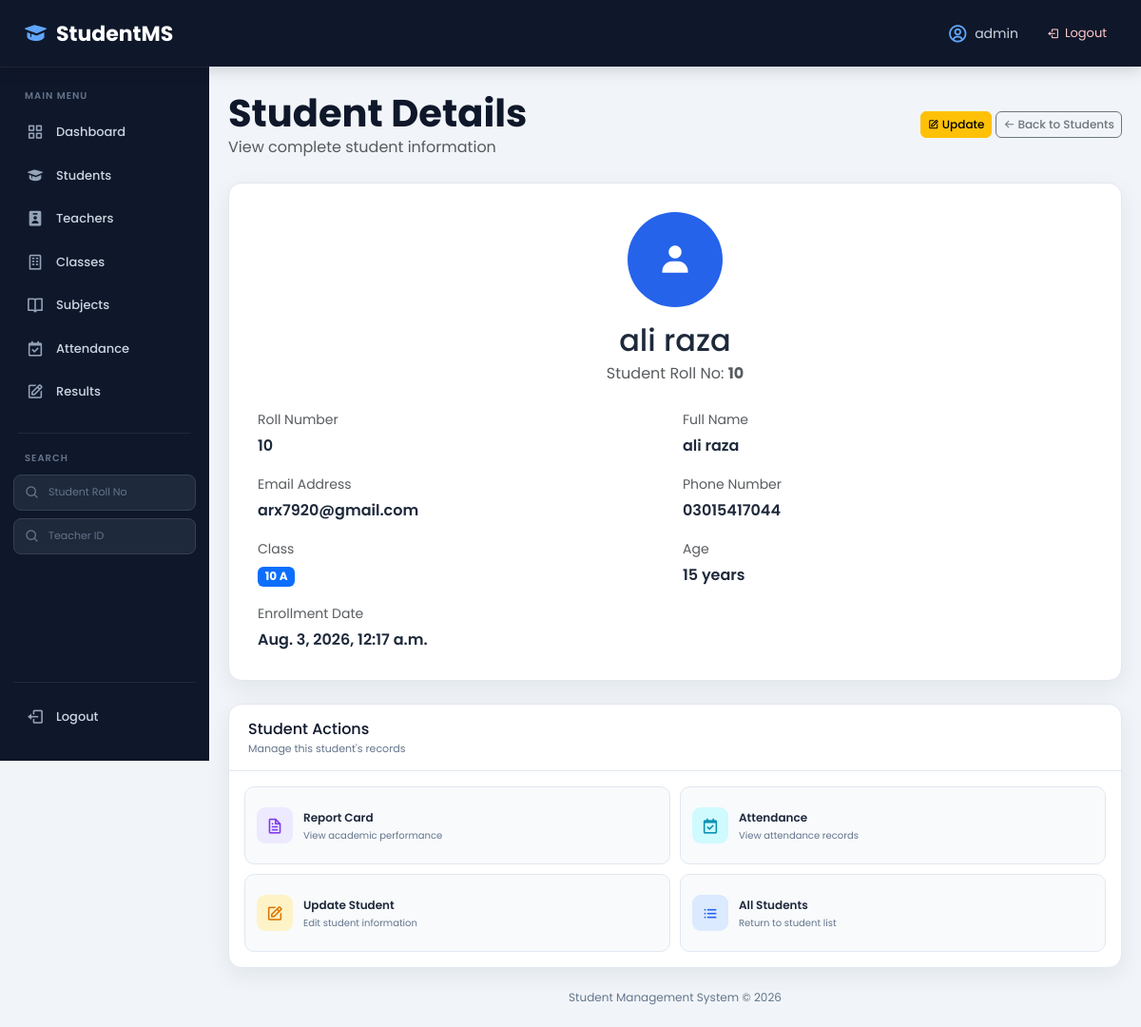
The page /students/10/ (signed in) on the database its author committed.
### my_app/models.py (models this page shows, shortened)
class Students(models.Model):
    roll_no=models.IntegerField(blank=False,unique=True)
    name=models.CharField(max_length=100,blank=False)
    email=models.EmailField(max_length=200,blank=False,unique=True)
    phone=models.CharField(max_length=15,blank=False,unique=True)
    user=models.OneToOneField(
          User,on_delete=models.PROTECT,blank=True,null=True
    )
    school_class = models.ForeignKey(
        SchoolClass,
        on_delete=models.PROTECT,
         null=True,
         blank=True
    )
    age=models.PositiveIntegerField(blank=False)
    create_at=models.DateTimeField(max_length=100,auto_now_add=True)

class SchoolClass(models.Model):
     school_class=models.CharField( max_length=5)
     section=models.CharField( max_length=5)
     room_no=models.CharField( max_length=10)
     def __str__(self):
      return f"{self.school_class} {self.section}"

### my_app/views/student_views.py (the view)
# urls.py: path("students/<int:roll_no>/", student_views.student_detail, name="student_detail"),
@login_required
def student_detail(request,roll_no):
 if not request.user.has_perm("my_app.view_students"):
        raise PermissionDenied
 student= Students.objects.filter(roll_no=roll_no).first()
 return render(request,'students/student_detail.html',{'student':student})

### my_app/templates/students/student_detail.html (shortened to what this page needs)
{% extends "base.html" %}
{% block content %}
<div class="page-section">
    <div class="page-title">
        <div>
            <h1>
                Student Details
            </h1>
            <p class="text-muted mb-0">
                View complete student information
            </p>
        </div>
        <div class="action-buttons">
            <a
                href="{% url 'update_detail' student.roll_no %}"
                class="btn btn-warning"
            >
                <i class='bx bx-edit'></i>
                Update
            </a>
            <a
                href="{% url 'list_student' %}"
                class="btn btn-outline-secondary"
            >
                <i class='bx bx-arrow-back'></i>
                Back to Students
            </a>
        </div>
    </div>
    <div class="profile-card">
        <div class="text-center mb-4">
            <div class="profile-avatar">
                <i class='bx bxs-user'></i>
            </div>
            <h2 class="mt-3 mb-1">
                {{ student.name }}
            </h2>
            <p class="text-muted mb-0">
                Student Roll No:
                <strong>
                    {{ student.roll_no }}
                </strong>
            </p>
        </div>
        <div class="row g-3">
            <div class="col-md-6">
                <div class="info-box mb-0">
                    <small class="text-muted">
                        Roll Number
                    </small>
                    <div class="fw-semibold mt-1">
                        {{ student.roll_no }}
                    </div>
                </div>
            </div>
            <div class="col-md-6">
                <div class="info-box mb-0">
                    <small class="text-muted">
                        Full Name
                    </small>
                    <div class="fw-semibold mt-1">
                        {{ student.name }}
                    </div>
                </div>
            </div>
            <div class="col-md-6">
                <div class="info-box mb-0">
                    <small class="text-muted">
                        Email Address
                    </small>
                    <div class="fw-semibold mt-1">
                        {{ student.email }}
                    </div>
                </div>
            </div>
            <div class="col-md-6">
                <div class="info-box mb-0">
                    <small class="text-muted">
                        Phone Number
                    </small>
                    <div class="fw-semibold mt-1">
                        {{ student.phone }}
                    </div>
                </div>
            </div>
            <div class="col-md-6">
                <div class="info-box mb-0">
                    <small class="text-muted">
                        Class
                    </small>
                    <div class="fw-semibold mt-1">
                        <span class="badge bg-primary">
                            {{ student.school_class }}
                        </span>
                    </div>
                </div>
            </div>
            <div class="col-md-6">
                <div class="info-box mb-0">
                    <small class="text-muted">
                        Age
                    </small>
                    <div class="fw-semibold mt-1">
                        {{ student.age }}
                        years
                    </div>
                </div>
            </div>
            <div class="col-md-12">
                <div class="info-box mb-0">
                    <small class="text-muted">
                        Enrollment Date
                    </small>
                    <div class="fw-semibold mt-1">
                        {{ student.create_at }}
                    </div>
                </div>
            </div>
        </div>
    </div>
    <div class="dashboard-panel mt-4">
        <div class="panel-header">
            <div>
                <h3>
                    Student Actions
                </h3>
                <span>
                    Manage this student's records
                </span>
            </div>
        </div>
        <div class="quick-actions">
            <a
                href="{% url 'report_card' student.id %}"
                class="quick-action purple"
            >
                <i class='bx bx-file'></i>
                <div>
                    <strong>
                        Report Card
                    </strong>
                    <small>
                        View academic performance
                    </small>
                </div>
            </a>
            <a
                href="#"
                class="quick-action cyan"
            >
                <i class='bx bx-calendar-check'></i>
                <div>
                    <strong>
                        Attendance
                    </strong>
                    <small>
                        View attendance records
                    </small>
                </div>
            </a>
            <a
                href="{% url 'update_detail' student.roll_no %}"
                class="quick-action warning"
            >
                <i class='bx bx-edit'></i>
                <div>
                    <strong>
                        Update Student
                    </strong>
                    <small>
                        Edit student information
                    </small>
                </div>
            </a>
            <a
                href="{% url 'list_student' %}"
                class="quick-action"
            >
                <i class='bx bx-list-ul'></i>
                <div>
                    <strong>
                        All Students
                    </strong>
                    <small>
                        Return to student list
                    </small>
                </div>
            </a>
        </div>
    </div>
</div>
{% endblock %}

### my_app/templates/base.html (shortened to what this page needs)
{% load static %}
<!DOCTYPE html>
<html lang="en">
<head>
    <link
        href="https://cdn.jsdelivr.net/npm/bootstrap@5.3.8/dist/css/bootstrap.min.css"
        rel="stylesheet"
    >
    <link
        href="https://unpkg.com/boxicons@2.1.4/css/boxicons.min.css"
        rel="stylesheet"
    >
    <link
        rel="stylesheet"
        href="{% static 'css/style.css' %}"
    >
</head>
<body>
<nav class="top-navbar">
    <div class="top-navbar-left">
        <a
            href="{% url 'home' %}"
            class="brand"
        >
            <i class='bx bxs-graduation'></i>
            <span>StudentMS</span>
        </a>
    </div>
    <div class="top-navbar-right">
        {% if user.is_authenticated %}
        <div class="top-user">
            <i class='bx bx-user-circle'></i>
            <span>
                {{ user.username }}
            </span>
        </div>
        <a
            href="{% url 'logout' %}"
            class="logout-btn"
        >
            <i class='bx bx-log-out'></i>
            <span>Logout</span>
        </a>
        {% endif %}
    </div>
</nav>
<aside
    class="sidebar"
    id="sidebar"
>
    <div class="sidebar-title">
        <span>MAIN MENU</span>
    </div>
{% if user.is_superuser %}
<a href="{% url 'admin_dashboard' %}" class="sidebar-link">
    <i class='bx bx-grid-alt'></i>
    <span>Dashboard</span>
</a>
{% elif user.students %}
<a href="{% url 'student_dashboard' %}" class="sidebar-link">
    <i class='bx bx-grid-alt'></i>
    <span>Dashboard</span>
</a>
{% elif user.teachers %}
<a href="{% url 'teacher_dashboard' %}" class="sidebar-link">
    <i class='bx bx-grid-alt'></i>
    <span>Dashboard</span>
</a>
{% elif user.parents %}
<a href="{% url 'parent_dashboard' %}" class="sidebar-link">
    <i class='bx bx-grid-alt'></i>
    <span>Dashboard</span>
</a>
{% else %}
<a href="{% url 'dashboard' %}" class="sidebar-link">
    <i class='bx bx-grid-alt'></i>
    <span>Dashboard</span>
</a>
{% endif %}
    {% if perms.my_app.view_students %}
    <a
        href="{% url 'list_student' %}"
        class="sidebar-link"
    >
        <i class='bx bxs-graduation'></i>
        <span>Students</span>
    </a>
    {% endif %}
    {% if perms.my_app.view_teachers %}
    <a
        href="{% url 'view_teachers' %}"
        class="sidebar-link"
    >
        <i class='bx bxs-user-badge'></i>
        <span>Teachers</span>
    </a>
    {% endif %}
    {% if perms.my_app.view_schoolclass %}
    <a
        href="{% url 'view_class' %}"
        class="sidebar-link"
    >
        <i class='bx bx-building'></i>
        <span>Classes</span>
    </a>
    {% endif %}
    {% if perms.my_app.view_subjects %}
    <a
        href="{% url 'view_subject' %}"
        class="sidebar-link"
    >
        <i class='bx bx-book-open'></i>
        <span>Subjects</span>
    </a>
    {% endif %}
    {% if perms.my_app.view_attendence %}
    <a
        href="{% url 'view_attend' %}"
        class="sidebar-link"
    >
        <i class='bx bx-calendar-check'></i>
        <span>Attendance</span>
    </a>
    {% endif %}
    {% if perms.my_app.view_marks %}
    <a
        href="{% url 'view_marks' %}"
        class="sidebar-link"
    >
        <i class='bx bx-edit'></i>
        <span>Results</span>
    </a>
    {% endif %}
    <div class="sidebar-divider"></div>
    {% if perms.my_app.view_students and perms.my_app.view_teachers %}
    <div class="sidebar-title">
        <span>SEARCH</span>
    </div>
    <form
        action="{% url 'search' %}"
        method="GET"
        class="sidebar-search"
    >
        <div class="search-wrapper">
            <i class='bx bx-search'></i>
            <input
                type="search"
                name="search"
                placeholder="Student Roll No"
            >
        </div>
    </form>
    <form
        action="{% url 'search_teacher' %}"
        method="GET"
        class="sidebar-search"
    >
        <div class="search-wrapper">
            <i class='bx bx-search'></i>
            <input
                type="search"
                name="search"
                placeholder="Teacher ID"
            >
        </div>
    </form>
    {% endif %}
    <div class="sidebar-bottom">
        {% if user.is_authenticated %}
        <a
            href="{% url 'logout' %}"
            class="sidebar-link logout-link"
        >
            <i class='bx bx-log-out'></i>
            <span>Logout</span>
        </a>
        {% endif %}
    </div>
</aside>
<main class="main-content">
    {% block content %}
    {% endblock %}
    <footer class="footer">
        <p>
            Student Management System © 2026
        </p>
    </footer>
</main>
</body>
</html>

### rows shown on the page
Students: name "ali raza", roll_no "10", email "arx7920@gmail.com", phone "03015417044", school_class "10 A", age "15", create_at "Aug. 3, 2026, 12:17 a.m."

### other values the page prints
{{ user.username }} "admin"
